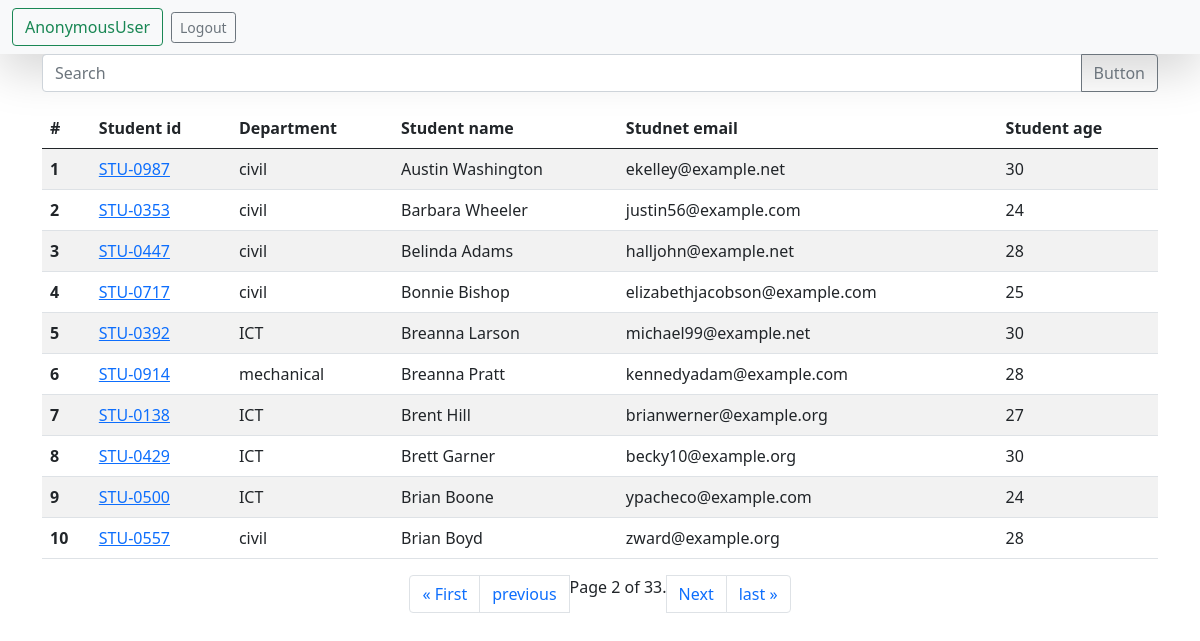
The page /students/ on the database its author committed.
### models/models.py (models this page shows, shortened)
class Student(models.Model):
    department = models.ForeignKey(Department, related_name="depart", on_delete=models.CASCADE)
    student_id = models.OneToOneField(StudentID , related_name="studentid", on_delete=models.CASCADE)
    student_name = models.CharField(max_length=100)
    student_email = models.EmailField(unique=True)
    student_age = models.IntegerField(default=18)
    student_address = models.TextField()
    is_deleted = models.BooleanField(default=False)
    objects = StudentManager()
    admin_objects = models.Manager()
    class Meta:
        ordering = ['student_name']
        verbose_name = "student"

class StudentID(models.Model):
    student_id = models.CharField(max_length=100)
    def __str__(self) -> str:
        return self.student_id

class Department(models.Model):
    department = models.CharField(max_length=100)
    def __str__(self) -> str:
        return self.department
    class Meta:
        ordering = ['department']

### models/views.py (the view, shortened to what this page needs)
# urls.py: path('students/', set_students, name="students"),
def set_students(request):
    queryset = Student.objects.all()
    paginator = Paginator(queryset,10) #এখানে বলা হয়েছে কয়টি অবজেক্ট বা ডাটা আসবে paginator এর মাধ্যমে
    page_number = request.GET.get("page" , 2) #শুরুতে কত নম্বর অবজেক্ট দেখাবে তা বলা হয়েছে
    page_obj = paginator.get_page(page_number)
    return render(request, 'report/students.html',{'queryset':page_obj})

### models/models.py (called while the page is built)
    def get_queryset(self):
        return super().get_queryset().filter(is_deleted = False)

### templates/report/students.html (shortened to what this page needs)
<!doctype html>
<html lang="en">
  <head>
    <link href="https://cdn.jsdelivr.net/npm/bootstrap@5.0.2/dist/css/bootstrap.min.css" rel="stylesheet">
  </head>
  <body>
    <nav class="navbar navbar-light bg-light shadow-lg">
      <form class="container-fluid justify-content-start">
        <button class="btn btn-outline-success me-2" type="button">{{request.user.first_name}} {{request.user}}</button>
        <a href="{% url 'logout' %}" class="btn btn-sm btn-outline-secondary" type="button">Logout</a>
      </form>
    </nav>
<div class="container">
    <form>
    <div class="input-group mb-3">
        <input name="search" type="text" class="form-control" placeholder="Search">
        <button class="btn btn-outline-secondary" type="button" id="button-addon2">Button</button>
      </div>
    </form>
    <table class="table table-striped">
        <thead>
          <tr>
            <th scope="col">#</th>
            <th scope="col">Student id</th>
            <th scope="col">Department</th>
            <th scope="col">Student name</th>
            <th scope="col">Studnet email</th>
            <th scope="col">Student age</th>
          </tr>
        </thead>
        <tbody>
            {% for student in queryset %}
          <tr>
            <th scope="row">{{forloop.counter}}</th>
            <td><a href="{% url 'see_marks' student.student_id %}"> {{student.student_id}}</a></td>
            <td>{{student.department}}</td>
            <td>{{student.student_name}}</td>
            <td>{{student.student_email}}</td>
            <td>{{student.student_age}}</td>
          </tr>
            {% endfor %}
        </tbody>
      </table>
      <nav aria-label="Page navigation example">
        <ul class="pagination justify-content-center">
            {% if queryset.has_previous %}
            <li class="page-item">
                <a class="page-link" href="?page=1" tabindex="-1" aria-disabled="true">&laquo; First</a>
              </li>
                <li class="page-item">
                    <a class="page-link" href="?page={{ queryset.previous_page_number }}">previous</a>
                  </li>
            {% endif %}
            <span class="current">
                Page {{ queryset.number }} of {{ queryset.paginator.num_pages }}.
            </span>
            {% if queryset.has_next %}
            <li class="page-item">
                <a class="page-link" href="?page={{ queryset.next_page_number }}">Next</a>
              </li>
            <li class="page-item">
                <a class="page-link" href="?page={{ queryset.paginator.num_pages }}" tabindex="-1" aria-disabled="true">last &raquo;</a>
              </li>
            {% endif %}
        </ul>
      </nav>
</div>
  </body>
</html>

### rows shown on the page
Student: student_id "STU-0987", department "civil", student_name "Austin Washington", student_email "ekelley@example.net", student_age "30"
Student: student_id "STU-0353", department "civil", student_name "Barbara Wheeler", student_email "justin56@example.com", student_age "24"
Student: student_id "STU-0447", department "civil", student_name "Belinda Adams", student_email "halljohn@example.net", student_age "28"
Student: student_id "STU-0717", department "civil", student_name "Bonnie Bishop", student_email "elizabethjacobson@example.com", student_age "25"
Student: student_id "STU-0392", department "ICT", student_name "Breanna Larson", student_email "michael99@example.net", student_age "30"
Student: student_id "STU-0914", department "mechanical", student_name "Breanna Pratt", student_email "kennedyadam@example.com", student_age "28"
Student: student_id "STU-0138", department "ICT", student_name "Brent Hill", student_email "brianwerner@example.org", student_age "27"
Student: student_id "STU-0429", department "ICT", student_name "Brett Garner", student_email "becky10@example.org", student_age "30"
Student: student_id "STU-0500", department "ICT", student_name "Brian Boone", student_email "ypacheco@example.com", student_age "24"
Student: student_id "STU-0557", department "civil", student_name "Brian Boyd", student_email "zward@example.org", student_age "28"

### other values the page prints
{{ request.user }} "AnonymousUser"
{{ queryset.number }} "2"
{{ queryset.paginator.num_pages }} "33"
